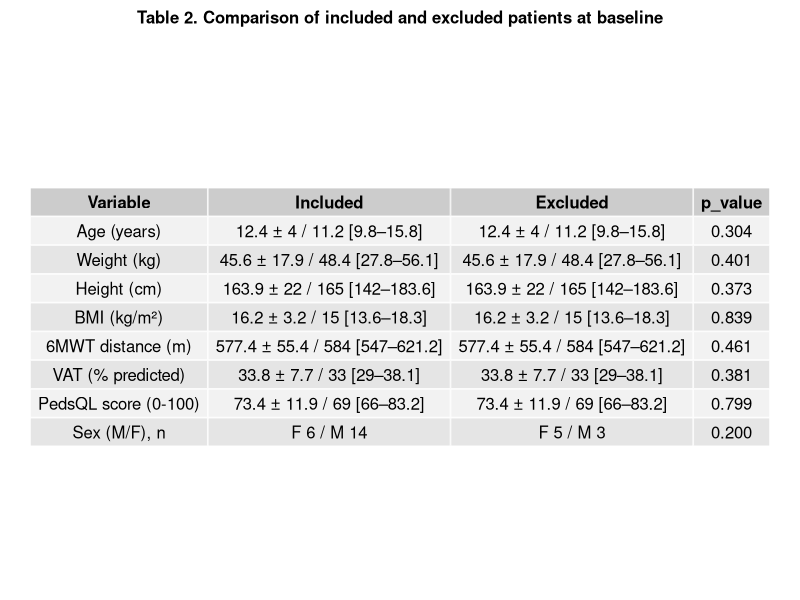

The R source for this figure: (Note: this script raises an error after producing the figure.)
## ---- chunk 1
knitr::opts_chunk$set(echo = TRUE, warning = FALSE, message = FALSE)
## ---- chunk 2
# Load package
library(readxl)

# Import datasets
included_data <- read_excel("data/data_clean.xlsx")
excluded_data <- read_excel("data/data_excluded.xlsx")

# Check structure
str(included_data)
str(excluded_data)
## ---- chunk 3

# Load packages
library(gridExtra)
library(grid)

# Functions

# Mean ± SD
mean_sd <- function(x) {
  paste0(
    round(mean(x, na.rm = TRUE), 1), " ± ",
    round(sd(x, na.rm = TRUE), 1)
  )
}

# Median [IQR]
median_iqr <- function(x) {
  paste0(
    round(median(x, na.rm = TRUE), 1), " [",
    round(quantile(x, 0.25, na.rm = TRUE), 1), "–",
    round(quantile(x, 0.75, na.rm = TRUE), 1), "]"
  )
}

# Variables

vars <- c("age", "weight_kg", "height_cm", "bmi_kg_cm2",
          "6minwt_distance_traveled_m_before","vat_before",
          "pedsql_totalself_before")

# p-values

p_values <- sapply(vars, function(var) {
  
  x <- included_data[[var]]
  y <- excluded_data[[var]]
  
  # Remove NA
  x <- x[!is.na(x)]
  y <- y[!is.na(y)]
  
  # Quantitative → Mann-Whitney
  test <- wilcox.test(x, y)
  
  return(round(test$p.value, 3))
})

# Build clean table

table_final <- data.frame(
  Variable = vars,
  Included = paste(
  sapply(included_data[vars], mean_sd),
  sapply(included_data[vars], median_iqr),
  sep = " / "
),

Excluded = paste(
  sapply(included_data[vars], mean_sd),
  sapply(included_data[vars], median_iqr),
  sep = " / "
),
  p_value = p_values
)

# Remove row names
rownames(table_final) <- NULL

# Rename variables 
table_final$Variable <- c(
  "Age (years)",
  "Weight (kg)",
  "Height (cm)",
  "BMI (kg/m²)",
  "6MWT distance (m)",
  "VAT (% predicted)",
  "PedsQL score (0-100)"
)

# Fisher test for sex 

fisher_test <- fisher.test(
  table(
    sexe = c(included_data$sexe, excluded_data$sexe),
    group = c(
      rep("Included", nrow(included_data)),
      rep("Excluded", nrow(excluded_data))
    )
  )
)

p_sexe <- round(fisher_test$p.value, 3)

# Counts
sexe_included <- table(included_data$sexe)
sexe_excluded <- table(excluded_data$sexe)

# Format (ex: M 12 / F 8)
sexe_included_txt <- paste(names(sexe_included), sexe_included, collapse = " / ")
sexe_excluded_txt <- paste(names(sexe_excluded), sexe_excluded, collapse = " / ")

# Add row to table
table_final <- rbind(
  table_final,
  data.frame(
    Variable = "Sex (M/F), n",
    Included = sexe_included_txt,
    Excluded = sexe_excluded_txt,
    p_value = p_sexe,
    stringsAsFactors = FALSE
  )
)

# Display table in RMarkdown
table_final

# Export to PDF

pdf("figures/Table_2_Comparison_Included_Excluded at baseline.pdf", width = 8, height = 7)

grid.arrange(
  textGrob(
    "Table 2. Comparison of included and excluded patients at baseline",
    gp = gpar(fontsize = 12, fontface = "bold")
  ),
  tableGrob(table_final, rows = NULL),
  ncol = 1,
  heights = c(0.3, 5) 
)
dev.off()
## ---- chunk 4

# Paired Wilcoxon test
wilcox_test <- wilcox.test(
  included_data$`6minwt_distance_traveled_m_before`,
  included_data$`6minwt_distance_traveled_m_after`,
  paired = TRUE,
  exact = FALSE,
  conf.int = TRUE
)
wilcox_test

# Viewing individual changes at a 6-minute walking distance

library(ggplot2)

# Create plot
p <- ggplot(included_data, aes(x = delta_6mwt)) +
  geom_histogram(bins = 10, fill = "lightgrey", color = "black") +
  geom_vline(xintercept = 0, linetype = "dashed", color = "red") +
  xlab("Change in 6-Minute Walk Distance (m)") +
  ylab("Number of patients") +
  ggtitle("Figure 3. Histogram of Individual Changes in the 6-Minute Walk Test") +
  theme_minimal()

# Display
p

# Save as PDF
ggsave(
  filename = "figures/Figure_3_Histogram_of_Individual_Changes_in_the_6-Minute_Walk_Test.pdf",
  plot = p,
  width = 6,
  height = 4
)
## ---- chunk 5
# Spearman correlation
cor_test <- cor.test(
  included_data$`6minwt_distance_traveled_m_after`,
  included_data$pedsql_totalself_after,
  method = "spearman"
)

cor_test

# Viewing
library(ggplot2)

# Create plot
p_corr <- ggplot(included_data, aes(
  x = `6minwt_distance_traveled_m_after`,
  y = pedsql_totalself_after
)) +
  geom_point() +
  geom_smooth(method = "lm", se = TRUE) +
  xlab("6-Minute Walk Distance (m)") +
  ylab("PedsQL Score (0–100)") +
  ggtitle("Figure 4. Correlation Between Functional Capacity and Quality of Life") +
  theme_minimal()

p_corr

# Export PDF
ggsave(
  "figures/Figure_4_Correlation_6MWT_PedsQL.pdf",
  plot = p_corr,
  width = 6,
  height = 4
)
